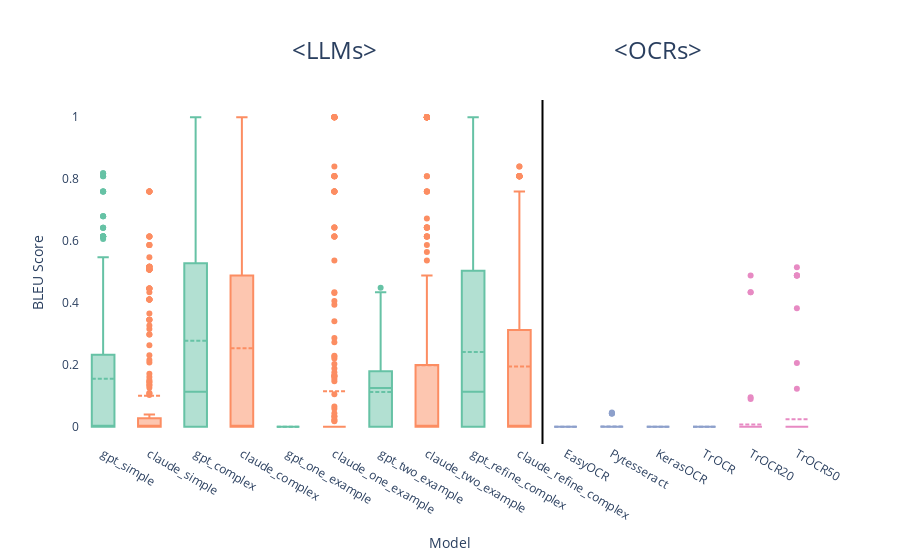

Notebook source saved alongside this figure:
### Markdown cell above
## Plots

### Code cell
llm_order = ['gpt_simple', 'claude_simple', 'gpt_complex', 'claude_complex',
             'gpt_one_example', 'claude_one_example', 'gpt_two_example', 'claude_two_example', 
            #  'gpt_one_text_example', 'claude_one_text_example', 'gpt_two_text_example', 'claude_two_text_example', 
            #  'gpt_refine', 'claude_refine', 
             'gpt_refine_complex', 'claude_refine_complex']
ocr_order = ['EasyOCR', 'Pytesseract', 'KerasOCR', 'TrOCR'] 
ocr_ft_order = ['TrOCR20', 'TrOCR50']


gpt_color = px.colors.qualitative.Set2[0]
claude_color = px.colors.qualitative.Set2[1]
ocr_color = px.colors.qualitative.Set2[2]
ocr_ft_color = px.colors.qualitative.Set2[3]


fig = go.Figure()

for model in llm_order:
    if 'gpt' in model:
        fig.add_trace(go.Box(
            x=bleu_df[bleu_df['model'] == model]['model'], 
            y=bleu_df[bleu_df['model'] == model]['bleu'],
            name=model,
            boxmean=True,
            marker=dict(color=gpt_color) 
        ))
    else:
        fig.add_trace(go.Box(
            x=bleu_df[bleu_df['model'] == model]['model'], 
            y=bleu_df[bleu_df['model'] == model]['bleu'],
            name=model,
            boxmean=True,
            marker=dict(color=claude_color) 
        ))
# Add traces for OCR models with a different color
for model in ocr_order:
    fig.add_trace(go.Box(
        x=bleu_df[bleu_df['model'] == model]['model'], 
        y=bleu_df[bleu_df['model'] == model]['bleu'],
        name=model,
        boxmean=True,
        marker=dict(color=ocr_color)  # Assign OCR color
    ))

# Add traces for OCR fine-tuned models with another color
for model in ocr_ft_order:
    fig.add_trace(go.Box(
        x=bleu_df[bleu_df['model'] == model]['model'], 
        y=bleu_df[bleu_df['model'] == model]['bleu'],
        name=model,
        boxmean=True,
        marker=dict(color=ocr_ft_color)  # Assign OCR fine-tuned color
    ))

# Get the start and midpoint of each group
ocr_start_index = len(llm_order)  # The first position of ocr_order
ocr_ft_start_index = ocr_start_index + len(ocr_order)  # Start of ocr_ft_order
llm_midpoint = ocr_start_index / 2  # Midpoint of LLM models for placing the text
ocr_midpoint = ocr_start_index + (len(ocr_order) / 2)  # Midpoint of OCR models for placing the text

# Update the layout with custom category ordering, vertical line, and annotations
fig.update_layout(
    # title='BLEU Scores',
    xaxis_title='Model',
    yaxis_title='BLEU Score',
    # margin=dict(l=10, r=10, t=10, b=10),
    plot_bgcolor='rgba(0,0,0,0)',
    # paper_bgcolor='rgba(0,0,0,0)',
    xaxis=dict(
        categoryorder='array',  # Set ordering to be custom
        categoryarray=llm_order + ocr_order + ocr_ft_order # Concatenate the model orders
    ),
    showlegend=False,
    # legend=dict(
    #             orientation="h",
    #             entrywidth=70,
    #             yanchor="bottom",
    #             y=1.02,
    #             xanchor="right",
    #             x=1),
    shapes=[
        # Add a vertical line between LLM and OCR models
        dict(
            type="line",
            x0=ocr_start_index - 0.5,  # Place the line between the two groups
            x1=ocr_start_index - 0.5,
            y0=0,
            y1=1,
            xref="x",
            yref="paper",  # Stretch the line across the plot's full height
            line=dict(color="black", width=2)
        )
    ],
    annotations=[
        # Add annotation for LLMs above LLM models
        dict(
            x=llm_midpoint,  # Midpoint of LLM models
            y=1.2,  # Position above the plot
            xref='x',
            yref='paper',
            text='<LLMs>',
            showarrow=False,
            font=dict(size=24)
        ),
        # Add annotation for OCRs above OCR models
        dict(
            x=ocr_midpoint,  # Midpoint of OCR models
            y=1.2,  # Position above the plot
            xref='x',
            yref='paper',
            text='<OCRs>',
            showarrow=False,
            font=dict(size=24)
        )
    ]
)
# fig.update_xaxes(rangeselector_font_size=10)

fig.show()

### Figure 1 — Plotly figure (JSON) as saved in the notebook; plotly's stock layout.template omitted (floating-point values rounded to 4 significant figures; data arrays with more than 128 entries replaced by an {"elided": "..."} marker saying what was removed)
{"data": [{"boxmean": true, "marker": {"color": "rgb(102,194,165)"}, "name": "gpt_simple", "type": "box", "x": {"elided": "283 str values"}, "y": {"elided": "283 float values"}}, {"boxmean": true, "marker": {"color": "rgb(252,141,98)"}, "name": "claude_simple", "type": "box", "x": {"elided": "283 str values"}, "y": {"elided": "283 float values"}}, {"boxmean": true, "marker": {"color": "rgb(102,194,165)"}, "name": "gpt_complex", "type": "box", "x": {"elided": "283 str values"}, "y": {"elided": "283 float values"}}, {"boxmean": true, "marker": {"color": "rgb(252,141,98)"}, "name": "claude_complex", "type": "box", "x": {"elided": "283 str values"}, "y": {"elided": "283 float values"}}, {"boxmean": true, "marker": {"color": "rgb(102,194,165)"}, "name": "gpt_one_example", "type": "box", "x": {"elided": "282 str values"}, "y": {"elided": "282 int values"}}, {"boxmean": true, "marker": {"color": "rgb(252,141,98)"}, "name": "claude_one_example", "type": "box", "x": {"elided": "282 str values"}, "y": {"elided": "282 float values"}}, {"boxmean": true, "marker": {"color": "rgb(102,194,165)"}, "name": "gpt_two_example", "type": "box", "x": {"elided": "281 str values"}, "y": {"elided": "281 float values"}}, {"boxmean": true, "marker": {"color": "rgb(252,141,98)"}, "name": "claude_two_example", "type": "box", "x": {"elided": "281 str values"}, "y": {"elided": "281 float values"}}, {"boxmean": true, "marker": {"color": "rgb(102,194,165)"}, "name": "gpt_refine_complex", "type": "box", "x": {"elided": "283 str values"}, "y": {"elided": "283 float values"}}, {"boxmean": true, "marker": {"color": "rgb(252,141,98)"}, "name": "claude_refine_complex", "type": "box", "x": {"elided": "283 str values"}, "y": {"elided": "283 float values"}}, {"boxmean": true, "marker": {"color": "rgb(141,160,203)"}, "name": "EasyOCR", "type": "box", "x": {"elided": "283 str values"}, "y": {"elided": "283 int values"}}, {"boxmean": true, "marker": {"color": "rgb(141,160,203)"}, "name": "Pytesseract", "type": "box", "x": {"elided": "283 str values"}, "y": {"elided": "283 float values"}}, {"boxmean": true, "marker": {"color": "rgb(141,160,203)"}, "name": "KerasOCR", "type": "box", "x": {"elided": "283 str values"}, "y": {"elided": "283 int values"}}, {"boxmean": true, "marker": {"color": "rgb(141,160,203)"}, "name": "TrOCR", "type": "box", "x": {"elided": "283 str values"}, "y": {"elided": "283 int values"}}, {"boxmean": true, "marker": {"color": "rgb(231,138,195)"}, "name": "TrOCR20", "type": "box", "x": {"elided": "210 str values"}, "y": {"elided": "210 float values"}}, {"boxmean": true, "marker": {"color": "rgb(231,138,195)"}, "name": "TrOCR50", "type": "box", "x": {"elided": "131 str values"}, "y": {"elided": "131 float values"}}], "layout": {"annotations": [{"font": {"size": 24}, "showarrow": false, "text": "<LLMs>", "x": 5, "xref": "x", "y": 1.2, "yref": "paper"}, {"font": {"size": 24}, "showarrow": false, "text": "<OCRs>", "x": 12, "xref": "x", "y": 1.2, "yref": "paper"}], "plot_bgcolor": "rgba(0,0,0,0)", "shapes": [{"line": {"color": "black", "width": 2}, "type": "line", "x0": 9.5, "x1": 9.5, "xref": "x", "y0": 0, "y1": 1, "yref": "paper"}], "showlegend": false, "xaxis": {"categoryarray": ["gpt_simple", "claude_simple", "gpt_complex", "claude_complex", "gpt_one_example", "claude_one_example", "gpt_two_example", "claude_two_example", "gpt_refine_complex", "claude_refine_complex", "EasyOCR", "Pytesseract", "KerasOCR", "TrOCR", "TrOCR20", "TrOCR50"], "categoryorder": "array", "title": {"text": "Model"}}, "yaxis": {"title": {"text": "BLEU Score"}}}}
